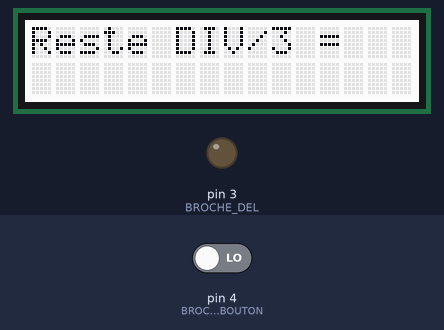
Recording of a program running on a simulated Arduino Uno, built with avr-gcc and run on an emulated ATmega328P. On the bench: 16×2 character LCD, output pins drawn as LEDs (lit = HIGH). Inputs (shaded band) come from the test bench; at power-on: pin 4 (BROCHE_BOUTON) LOW. What the program prints to the serial monitor is not drawn.

Above: at 1.2 s.
1.3 s: pin 4 (BROCHE_BOUTON) driven HIGH
At 1.6 s:
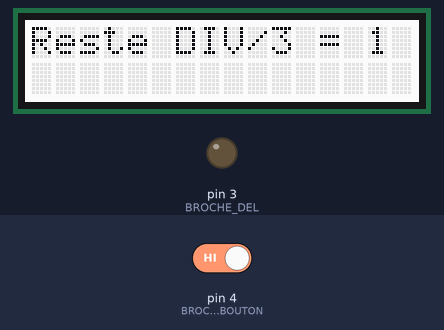
At 2.1 s:
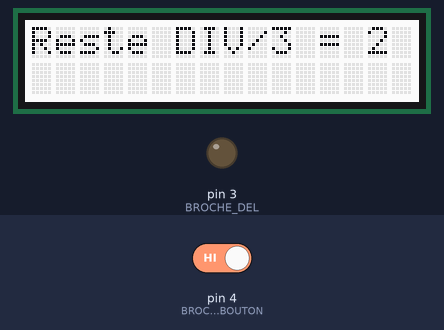
Timing chart, 0 to 4.3 s (numbered marks = the images above; inputs shaded):
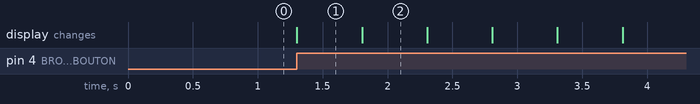

The program:

main.cpp
```cpp
#include <Arduino.h>
/*
    Fichier:  bouton-modulo.ino
    Auteur:   Alain Boudreault
    Date:     2021.09.28
    ---------------------------------------------------------------------------
    Description: Exemple d'un projet qui tient compte de l'état précédent
                 du bouton momentané pour implémenter une rotation de choix
                 en utilisant le reste d'une division

                 La DEL clignote une, deux ou trois fois selon le reste
                 de la division par trois du nombre de fois
                 que le bouton a été appuyé.

                 Note: Le reste de la division du compteur d'utilisation
                 du bouton retourne, dans l'ordre, les valeurs: 1,2 et 0

    ---------------------------------------------------------------------------
    M-A-J:
    --------------------------------------------------------------------------
*/

// --------------------------
// Inclusion des librairies
#include "Streaming.h"
#include "rgb_lcd.h"

// --------------------------
// Les Macros
#define ON                              HIGH
#define OFF                             LOW
#define BROCHE_BOUTON                   4
#define BROCHE_DEL                      3
#define LCD_MSG_DIVISION                "Reste DIV/3 = "
#define LCD_POSITION_COL_RESTE_DIVISION 14
#define LCD_POSITION_LIG_RESTE_DIVISION 0
#define MAXIMUM_DELAI_BOUTON_APPUYE     500
#define NB_OPTIONS_MENU                 3

// --------------------------
// Les variables globales
unsigned long int accumulateur        = 0;      // NB fois bouton appuyé
rgb_lcd ecran;                                  // Objet pour controller le LCD


// ----------------------
void setup()
{
  Serial.begin(9600);
  Serial << "Début du programme\n-----------------------\n\n";
  ecran.begin(16,2);
  ecran << LCD_MSG_DIVISION;
  pinMode(BROCHE_BOUTON, INPUT);
  pinMode(BROCHE_DEL, OUTPUT);
}

// ----------------------
void loop()
{
  if (digitalRead(BROCHE_BOUTON))                       // Lire le bouton
  {
    accumulateur++;                                     // Augmenter le compteur touche bouton
    ecran.setCursor(LCD_POSITION_COL_RESTE_DIVISION,    // Déplacer le curseur LCD à la position de la valeur modulo
                    LCD_POSITION_LIG_RESTE_DIVISION);
    ecran << accumulateur % NB_OPTIONS_MENU;            // Afficher le reste de la division sur le LCD
    delay(MAXIMUM_DELAI_BOUTON_APPUYE);                 // Gérer les rebonts du bouton
  } // if digitalRead()
} // loop()
```

Measured:
- after the input at 1.3 s, the display: changes at once (image 1)
- what the display in image 1 shows lasts 0.5 s, from 1.3 s to 1.8 s
